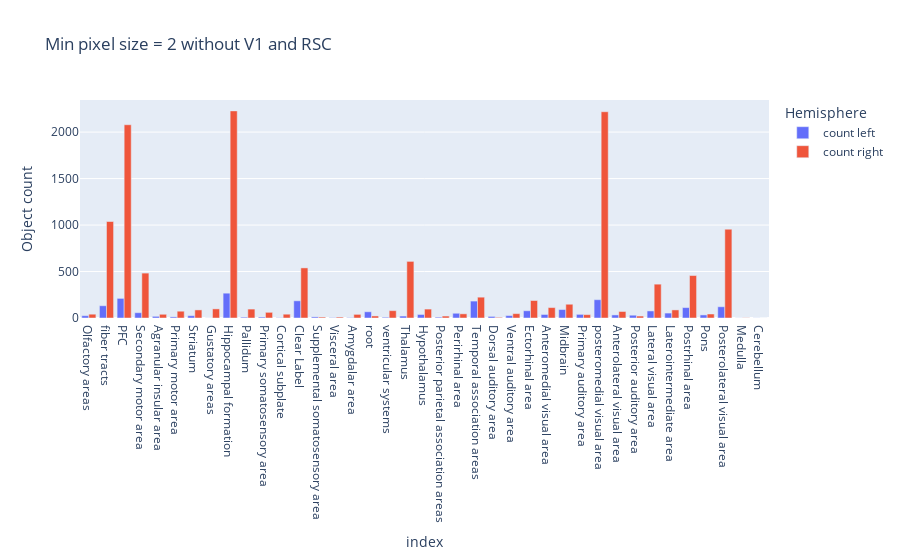

Here is the notebook cell this chart was saved with:
### Code cell
min_2_without_V1_RSC = min_2.drop(["Primary visual area", "Retrosplenial area"], axis=0)
plotly_plot(min_2_without_V1_RSC, "Min pixel size = 2 without V1 and RSC")

### Figure 1 — Plotly figure (JSON) as saved in the notebook; plotly's stock layout.template omitted (floating-point values rounded to 4 significant figures)
{"data": [{"hovertemplate": "Hemisphere=count left<br>index=%{x}<br>Object count=%{y}<extra></extra>", "legendgroup": "count left", "marker": {"color": "#636efa", "pattern": {"shape": ""}}, "name": "count left", "orientation": "v", "showlegend": true, "textposition": "auto", "type": "bar", "x": ["Olfactory areas", "fiber tracts", "PFC", "Secondary motor area", "Agranular insular area", "Primary motor area", "Striatum", "Gustatory areas", "Hippocampal formation", "Pallidum", "Primary somatosensory area", "Cortical subplate", "Clear Label", "Supplemental somatosensory area", "Visceral area", "Amygdalar area", "root", "ventricular systems", "Thalamus", "Hypothalamus", "Posterior parietal association areas", "Perirhinal area", "Temporal association areas", "Dorsal auditory area", "Ventral auditory area", "Ectorhinal area", "Anteromedial visual area", "Midbrain", "Primary auditory area", "posteromedial visual area", "Anterolateral visual area", "Posterior auditory area", "Lateral visual area", "Laterointermediate area", "Postrhinal area", "Pons", "Posterolateral visual area", "Medulla", "Cerebellum"], "xaxis": "x", "y": [25, 132, 211, 57, 18, 12, 25, 1, 267, 9, 10, 3, 185, 12, 4, 4, 67, 8, 21, 38, 9, 51, 182, 17, 26, 78, 38, 91, 39, 197, 33, 30, 76, 53, 112, 33, 121, 1, 1], "yaxis": "y"}, {"hovertemplate": "Hemisphere=count right<br>index=%{x}<br>Object count=%{y}<extra></extra>", "legendgroup": "count right", "marker": {"color": "#EF553B", "pattern": {"shape": ""}}, "name": "count right", "orientation": "v", "showlegend": true, "textposition": "auto", "type": "bar", "x": ["Olfactory areas", "fiber tracts", "PFC", "Secondary motor area", "Agranular insular area", "Primary motor area", "Striatum", "Gustatory areas", "Hippocampal formation", "Pallidum", "Primary somatosensory area", "Cortical subplate", "Clear Label", "Supplemental somatosensory area", "Visceral area", "Amygdalar area", "root", "ventricular systems", "Thalamus", "Hypothalamus", "Posterior parietal association areas", "Perirhinal area", "Temporal association areas", "Dorsal auditory area", "Ventral auditory area", "Ectorhinal area", "Anteromedial visual area", "Midbrain", "Primary auditory area", "posteromedial visual area", "Anterolateral visual area", "Posterior auditory area", "Lateral visual area", "Laterointermediate area", "Postrhinal area", "Pons", "Posterolateral visual area", "Medulla", "Cerebellum"], "xaxis": "x", "y": [41, 1038, 2079, 483, 40, 73, 87, 98, 2228, 96, 61, 41, 539, 10, 10, 39, 22, 79, 609, 96, 21, 45, 224, 7, 47, 188, 112, 148, 36, 2219, 70, 21, 364, 87, 457, 43, 955, 2, 0], "yaxis": "y"}], "layout": {"barmode": "group", "legend": {"title": {"text": "Hemisphere"}, "tracegroupgap": 0}, "title": {"text": "Min pixel size = 2 without V1 and RSC"}, "xaxis": {"anchor": "y", "domain": [0, 1], "title": {"text": "index"}}, "yaxis": {"anchor": "x", "domain": [0, 1], "title": {"text": "Object count"}}}}
